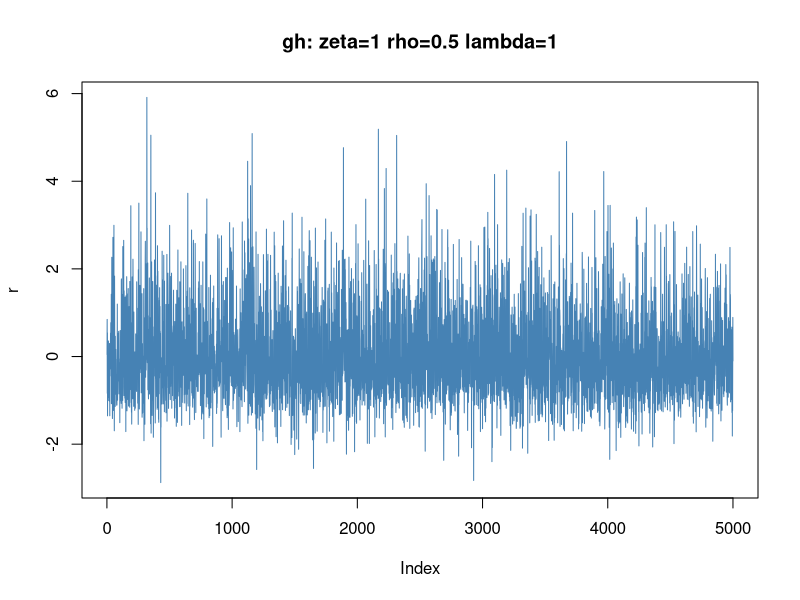
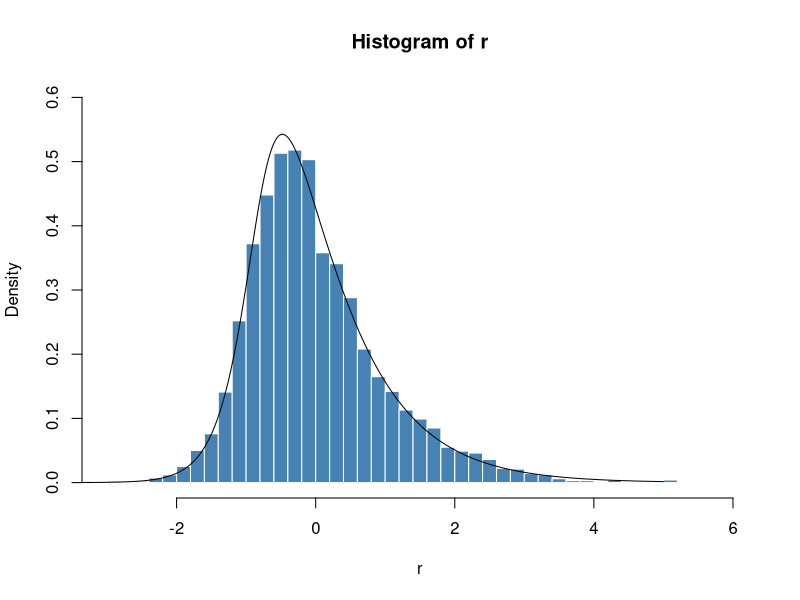
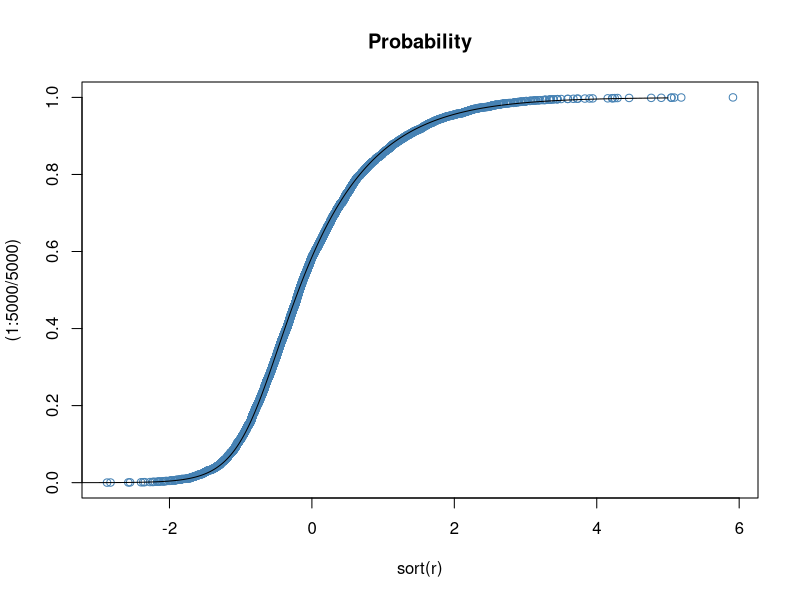

The R script that drew these images, in order:
library(fBasics)


### Name: sgh
### Title: Standardized Generalized Hyperbolic Distribution
### Aliases: sgh dsgh psgh qsgh rsgh
### Keywords: distribution

### ** Examples
   
## rsgh -
   set.seed(1953)
   r = rsgh(5000, zeta = 1, rho = 0.5, lambda = 1)
   plot(r, type = "l", col = "steelblue",
     main = "gh: zeta=1 rho=0.5 lambda=1")
 
## dsgh - 
   # Plot empirical density and compare with true density:
   hist(r, n = 50, probability = TRUE, border = "white", col = "steelblue",
     ylim = c(0, 0.6))
   x = seq(-5, 5, length = 501)
   lines(x, dsgh(x, zeta = 1, rho = 0.5, lambda = 1))
 
## psgh -  
   # Plot df and compare with true df:
   plot(sort(r), (1:5000/5000), main = "Probability", col = "steelblue")
   lines(x, psgh(x, zeta = 1, rho = 0.5, lambda = 1))
   
## qsgh -
   # Compute Quantiles:
   round(qsgh(psgh(seq(-5, 5, 1), zeta = 1, rho = 0.5), zeta = 1, rho = 0.5), 4)
